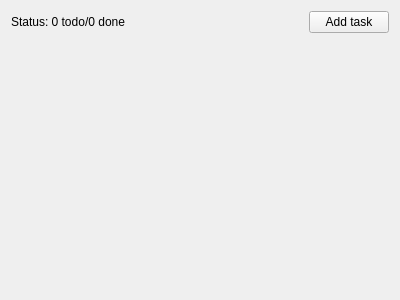
<?xml version="1.0" encoding="UTF-8"?>
<ui version="4.0">
 <class>MainWindow</class>
 <widget class="QMainWindow" name="MainWindow">
  <property name="geometry">
   <rect>
    <x>0</x>
    <y>0</y>
    <width>400</width>
    <height>300</height>
   </rect>
  </property>
  <property name="windowTitle">
   <string>MainWindow</string>
  </property>
  <widget class="QWidget" name="centralWidget">
   <layout class="QVBoxLayout" name="verticalLayout">
    <item>
     <layout class="QHBoxLayout" name="toolbarLayout">
      <item>
       <widget class="QLabel" name="statusLabel">
        <property name="text">
         <string>Status: 0 todo/0 done</string>
        </property>
       </widget>
      </item>
      <item>
       <spacer name="horizontalSpacer">
        <property name="orientation">
         <enum>Qt::Horizontal</enum>
        </property>
        <property name="sizeHint" stdset="0">
         <size>
          <width>40</width>
          <height>20</height>
         </size>
        </property>
       </spacer>
      </item>
      <item>
       <widget class="QPushButton" name="addTaskButton">
        <property name="text">
         <string>Add task</string>
        </property>
       </widget>
      </item>
     </layout>
    </item>
    <item>
     <layout class="QVBoxLayout" name="tasksLayout"/>
    </item>
    <item>
     <spacer name="verticalSpacer">
      <property name="orientation">
       <enum>Qt::Vertical</enum>
      </property>
      <property name="sizeHint" stdset="0">
       <size>
        <width>20</width>
        <height>240</height>
       </size>
      </property>
     </spacer>
    </item>
   </layout>
  </widget>
 </widget>
 <layoutdefault spacing="6" margin="11"/>
 <resources/>
 <connections/>
</ui>
